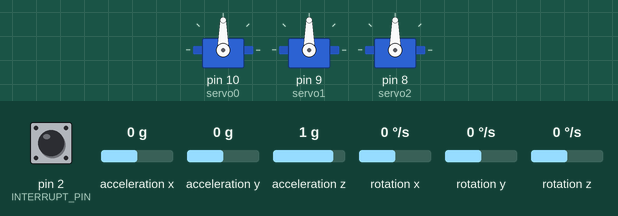
This sketch was run on a simulated Arduino Uno, built with avr-gcc and run on an emulated ATmega328P. On the bench: 3 × servo. The test bench sets the inputs (shaded band); at power-on: rotation z 0 °/s, acceleration z 1 g, acceleration x 0 g, pin 2 (INTERRUPT_PIN) LOW, acceleration y 0 g, rotation x 0 °/s, rotation y 0 °/s. The sensor or clock chip raises its interrupt line as the real part does; what the sketch prints to the serial monitor is not drawn.

Above: at 1.7 s.
1.8 s: rotation z set to -192 °/s
At 4.38 s:
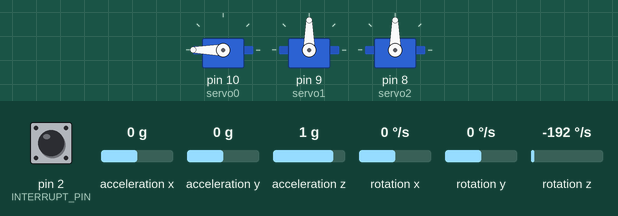
4.8 s: acceleration z set to 0.1 g
7.8 s: acceleration z set to -0.2 g
At 8.63 s:
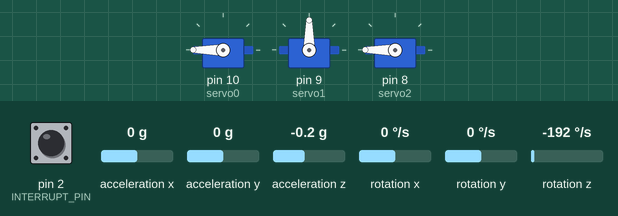
10.8 s: acceleration x set to 1.4 g
At 11.22 s:
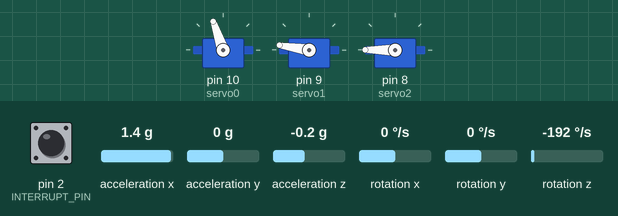
13.8 s: pin 2 (INTERRUPT_PIN) pulled HIGH for 0.15 s
16.9 s: acceleration y set to -0.8 g
At 18.0 s:
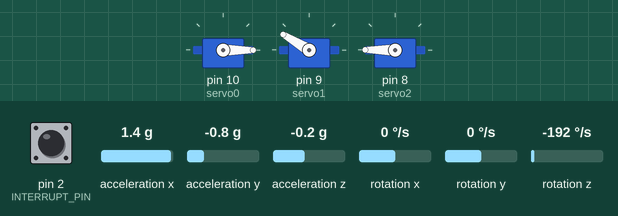
Timing chart, 0 to 37.5 s (numbered marks = the images above; inputs shaded):
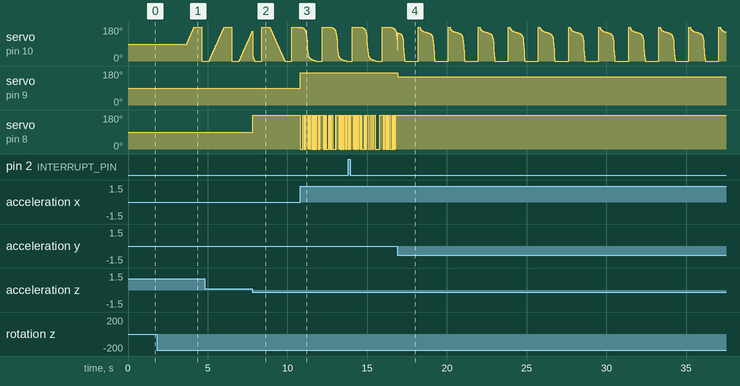

The sketch:

DIY_Arduino_Gimbal_Code_-_Based_on__MPU6050_DMP6_Example.ino
```cpp
/*
  DIY Gimbal - MPU6050 Arduino Tutorial
  by Dejan, www.HowToMechatronics.com
  Code based on the MPU6050_DMP6 example from the i2cdevlib library by Jeff Rowberg:
  https://github.com/jrowberg/i2cdevlib
*/
// I2Cdev and MPU6050 must be installed as libraries, or else the .cpp/.h files
// for both classes must be in the include path of your project
#include "I2Cdev.h"

#include "MPU6050_6Axis_MotionApps20.h"
//#include "MPU6050.h" // not necessary if using MotionApps include file

// Arduino Wire library is required if I2Cdev I2CDEV_ARDUINO_WIRE implementation
// is used in I2Cdev.h
#if I2CDEV_IMPLEMENTATION == I2CDEV_ARDUINO_WIRE
#include "Wire.h"
#endif
#include <Servo.h>
// class default I2C address is 0x68
// specific I2C addresses may be passed as a parameter here
// AD0 low = 0x68 (default for SparkFun breakout and InvenSense evaluation board)
// AD0 high = 0x69
MPU6050 mpu;
//MPU6050 mpu(0x69); // <-- use for AD0 high

// Define the 3 servo motors
Servo servo0;
Servo servo1;
Servo servo2;
float correct;
int j = 0;

#define OUTPUT_READABLE_YAWPITCHROLL

#define INTERRUPT_PIN 2  // use pin 2 on Arduino Uno & most boards

bool blinkState = false;

// MPU control/status vars
bool dmpReady = false;  // set true if DMP init was successful
uint8_t mpuIntStatus;   // holds actual interrupt status byte from MPU
uint8_t devStatus;      // return status after each device operation (0 = success, !0 = error)
uint16_t packetSize;    // expected DMP packet size (default is 42 bytes)
uint16_t fifoCount;     // count of all bytes currently in FIFO
uint8_t fifoBuffer[64]; // FIFO storage buffer

// orientation/motion vars
Quaternion q;           // [w, x, y, z]         quaternion container
VectorInt16 aa;         // [x, y, z]            accel sensor measurements
VectorInt16 aaReal;     // [x, y, z]            gravity-free accel sensor measurements
VectorInt16 aaWorld;    // [x, y, z]            world-frame accel sensor measurements
VectorFloat gravity;    // [x, y, z]            gravity vector
float euler[3];         // [psi, theta, phi]    Euler angle container
float ypr[3];           // [yaw, pitch, roll]   yaw/pitch/roll container and gravity vector

// packet structure for InvenSense teapot demo
uint8_t teapotPacket[14] = { '$', 0x02, 0, 0, 0, 0, 0, 0, 0, 0, 0x00, 0x00, '\r', '\n' };


// ================================================================
// ===               INTERRUPT DETECTION ROUTINE                ===
// ================================================================

volatile bool mpuInterrupt = false;     // indicates whether MPU interrupt pin has gone high
void dmpDataReady() {
  mpuInterrupt = true;
}

// ================================================================
// ===                      INITIAL SETUP                       ===
// ================================================================

void setup() {
  // join I2C bus (I2Cdev library doesn't do this automatically)
#if I2CDEV_IMPLEMENTATION == I2CDEV_ARDUINO_WIRE
  Wire.begin();
  Wire.setClock(400000); // 400kHz I2C clock. Comment this line if having compilation difficulties
#elif I2CDEV_IMPLEMENTATION == I2CDEV_BUILTIN_FASTWIRE
  Fastwire::setup(400, true);
#endif

  // initialize serial communication
  // (115200 chosen because it is required for Teapot Demo output, but it's
  // really up to you depending on your project)
  Serial.begin(38400);
  while (!Serial); // wait for Leonardo enumeration, others continue immediately

  // initialize device
  //Serial.println(F("Initializing I2C devices..."));
  mpu.initialize();
  pinMode(INTERRUPT_PIN, INPUT);
  devStatus = mpu.dmpInitialize();
  // supply your own gyro offsets here, scaled for min sensitivity
  mpu.setXGyroOffset(17);
  mpu.setYGyroOffset(-69);
  mpu.setZGyroOffset(27);
  mpu.setZAccelOffset(1551); // 1688 factory default for my test chip

  // make sure it worked (returns 0 if so)
  if (devStatus == 0) {
    // turn on the DMP, now that it's ready
    // Serial.println(F("Enabling DMP..."));
    mpu.setDMPEnabled(true);

    attachInterrupt(digitalPinToInterrupt(INTERRUPT_PIN), dmpDataReady, RISING);
    mpuIntStatus = mpu.getIntStatus();

    // set our DMP Ready flag so the main loop() function knows it's okay to use it
    //Serial.println(F("DMP ready! Waiting for first interrupt..."));
    dmpReady = true;

    // get expected DMP packet size for later comparison
    packetSize = mpu.dmpGetFIFOPacketSize();
  } else {
    // ERROR!
    // 1 = initial memory load failed
    // 2 = DMP configuration updates failed
    // (if it's going to break, usually the code will be 1)
    // Serial.print(F("DMP Initialization failed (code "));
    //Serial.print(devStatus);
    //Serial.println(F(")"));
  }

  // Define the pins to which the 3 servo motors are connected
  servo0.attach(10);
  servo1.attach(9);
  servo2.attach(8);
}
// ================================================================
// ===                    MAIN PROGRAM LOOP                     ===
// ================================================================

void loop() {
  // if programming failed, don't try to do anything
  if (!dmpReady) return;

  // wait for MPU interrupt or extra packet(s) available
  while (!mpuInterrupt && fifoCount < packetSize) {
    if (mpuInterrupt && fifoCount < packetSize) {
      // try to get out of the infinite loop
      fifoCount = mpu.getFIFOCount();
    }
  }

  // reset interrupt flag and get INT_STATUS byte
  mpuInterrupt = false;
  mpuIntStatus = mpu.getIntStatus();

  // get current FIFO count
  fifoCount = mpu.getFIFOCount();

  // check for overflow (this should never happen unless our code is too inefficient)
  if ((mpuIntStatus & _BV(MPU6050_INTERRUPT_FIFO_OFLOW_BIT)) || fifoCount >= 1024) {
    // reset so we can continue cleanly
    mpu.resetFIFO();
    fifoCount = mpu.getFIFOCount();
    Serial.println(F("FIFO overflow!"));

    // otherwise, check for DMP data ready interrupt (this should happen frequently)
  } else if (mpuIntStatus & _BV(MPU6050_INTERRUPT_DMP_INT_BIT)) {
    // wait for correct available data length, should be a VERY short wait
    while (fifoCount < packetSize) fifoCount = mpu.getFIFOCount();

    // read a packet from FIFO
    mpu.getFIFOBytes(fifoBuffer, packetSize);

    // track FIFO count here in case there is > 1 packet available
    // (this lets us immediately read more without waiting for an interrupt)
    fifoCount -= packetSize;

    // Get Yaw, Pitch and Roll values
#ifdef OUTPUT_READABLE_YAWPITCHROLL
    mpu.dmpGetQuaternion(&q, fifoBuffer);
    mpu.dmpGetGravity(&gravity, &q);
    mpu.dmpGetYawPitchRoll(ypr, &q, &gravity);

    // Yaw, Pitch, Roll values - Radians to degrees
    ypr[0] = ypr[0] * 180 / M_PI;
    ypr[1] = ypr[1] * 180 / M_PI;
    ypr[2] = ypr[2] * 180 / M_PI;
     Serial.print(ypr[0] );
     Serial.print("\t");
     Serial.print(ypr[1] );
     Serial.print("\t");
     Serial.print(ypr[2] );
     Serial.print("\n") ;

    // Skip 300 readings (self-calibration process)
    if (j <= 300) {
      correct = ypr[0]; // Yaw starts at random value, so we capture last value after 300 readings
      j++;
    }
    // After 300 readings
    else {
      ypr[0] = ypr[0] - correct; // Set the Yaw to 0 deg - subtract  the last random Yaw value from the currrent value to make the Yaw 0 degrees
      // Map the values of the MPU6050 sensor from -90 to 90 to values suatable for the servo control from 0 to 180
      int servo0Value = map(ypr[0], -90, 90, 0, 180);
      int servo1Value = map(ypr[1], -90, 90, 0, 180);
      int servo2Value = map(ypr[2], -90, 90, 180, 0);

      // Control the servos according to the MPU6050 orientation
      servo0.write(servo0Value);
      servo1.write(servo1Value);
      servo2.write(servo2Value);
    }
#endif
  }
}
```

Measured:
- the behaviour switches between 0 and -0.1 g on acceleration z (found by bisection; images 1 and 2)
- after the input at 1.8 s, servo on pin 10 (servo0): rises from 90° to 180° in 0.47 s, then falls to 0° in 0.48 s
- after the input at 7.8 s, servo on pin 8 (servo2): 90° → 180° at once
- after the input at 10.8 s, servo on pin 9 (servo1): 90° → 171° at once
- after the input at 16.9 s, servo on pin 9 (servo1): 171° → 149° at once; servo on pin 8 (servo2): stops changing and stays 180°
